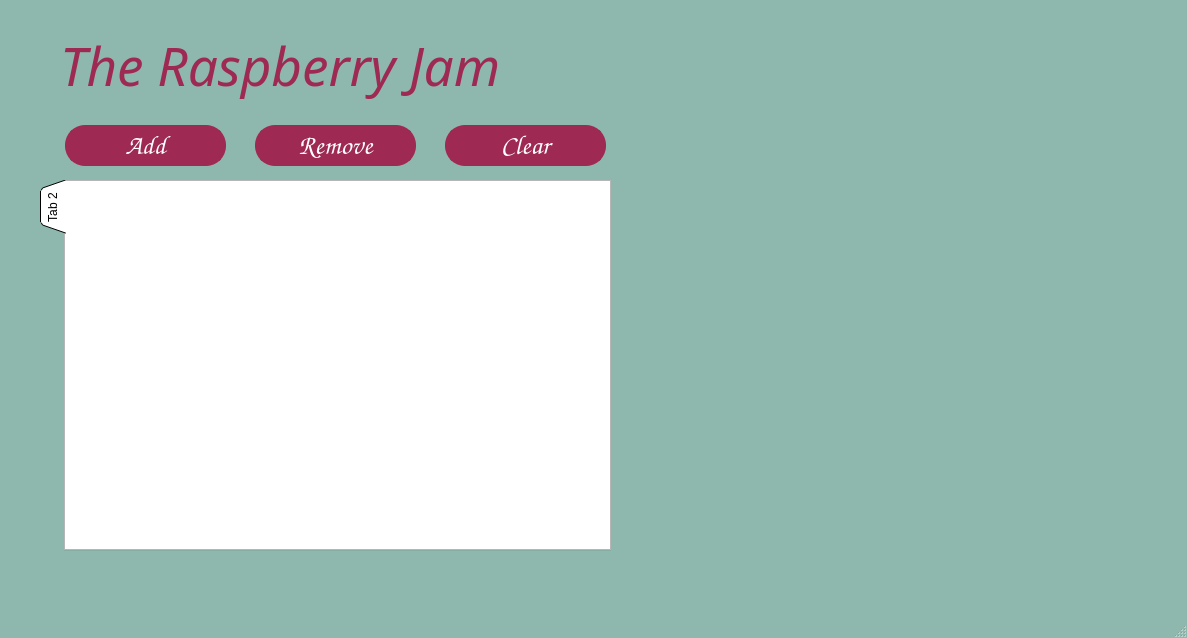
<?xml version="1.0" encoding="UTF-8"?>
<ui version="4.0">
 <class>MainWindow</class>
 <widget class="QMainWindow" name="MainWindow">
  <property name="geometry">
   <rect>
    <x>0</x>
    <y>0</y>
    <width>1187</width>
    <height>638</height>
   </rect>
  </property>
  <property name="sizeIncrement">
   <size>
    <width>0</width>
    <height>0</height>
   </size>
  </property>
  <property name="palette">
   <palette>
    <active>
     <colorrole role="Button">
      <brush brushstyle="SolidPattern">
       <color alpha="255">
        <red>158</red>
        <green>41</green>
        <blue>82</blue>
       </color>
      </brush>
     </colorrole>
     <colorrole role="Base">
      <brush brushstyle="SolidPattern">
       <color alpha="255">
        <red>255</red>
        <green>255</green>
        <blue>255</blue>
       </color>
      </brush>
     </colorrole>
     <colorrole role="Window">
      <brush brushstyle="SolidPattern">
       <color alpha="255">
        <red>142</red>
        <green>183</green>
        <blue>173</blue>
       </color>
      </brush>
     </colorrole>
    </active>
    <inactive>
     <colorrole role="Button">
      <brush brushstyle="SolidPattern">
       <color alpha="255">
        <red>158</red>
        <green>41</green>
        <blue>82</blue>
       </color>
      </brush>
     </colorrole>
     <colorrole role="Base">
      <brush brushstyle="SolidPattern">
       <color alpha="255">
        <red>255</red>
        <green>255</green>
        <blue>255</blue>
       </color>
      </brush>
     </colorrole>
     <colorrole role="Window">
      <brush brushstyle="SolidPattern">
       <color alpha="255">
        <red>142</red>
        <green>183</green>
        <blue>173</blue>
       </color>
      </brush>
     </colorrole>
    </inactive>
    <disabled>
     <colorrole role="Button">
      <brush brushstyle="SolidPattern">
       <color alpha="255">
        <red>158</red>
        <green>41</green>
        <blue>82</blue>
       </color>
      </brush>
     </colorrole>
     <colorrole role="Base">
      <brush brushstyle="SolidPattern">
       <color alpha="255">
        <red>142</red>
        <green>183</green>
        <blue>173</blue>
       </color>
      </brush>
     </colorrole>
     <colorrole role="Window">
      <brush brushstyle="SolidPattern">
       <color alpha="255">
        <red>142</red>
        <green>183</green>
        <blue>173</blue>
       </color>
      </brush>
     </colorrole>
    </disabled>
   </palette>
  </property>
  <property name="windowTitle">
   <string>MainWindow</string>
  </property>
  <property name="autoFillBackground">
   <bool>false</bool>
  </property>
  <widget class="QWidget" name="centralwidget">
   <property name="palette">
    <palette>
     <active>
      <colorrole role="WindowText">
       <brush brushstyle="SolidPattern">
        <color alpha="255">
         <red>0</red>
         <green>0</green>
         <blue>0</blue>
        </color>
       </brush>
      </colorrole>
      <colorrole role="Button">
       <brush brushstyle="SolidPattern">
        <color alpha="255">
         <red>255</red>
         <green>255</green>
         <blue>255</blue>
        </color>
       </brush>
      </colorrole>
      <colorrole role="Light">
       <brush brushstyle="SolidPattern">
        <color alpha="255">
         <red>255</red>
         <green>255</green>
         <blue>255</blue>
        </color>
       </brush>
      </colorrole>
      <colorrole role="Midlight">
       <brush brushstyle="SolidPattern">
        <color alpha="255">
         <red>255</red>
         <green>255</green>
         <blue>255</blue>
        </color>
       </brush>
      </colorrole>
      <colorrole role="Dark">
       <brush brushstyle="SolidPattern">
        <color alpha="255">
         <red>127</red>
         <green>127</green>
         <blue>127</blue>
        </color>
       </brush>
      </colorrole>
      <colorrole role="Mid">
       <brush brushstyle="SolidPattern">
        <color alpha="255">
         <red>170</red>
         <green>170</green>
         <blue>170</blue>
        </color>
       </brush>
      </colorrole>
      <colorrole role="Text">
       <brush brushstyle="SolidPattern">
        <color alpha="255">
         <red>0</red>
         <green>0</green>
         <blue>0</blue>
        </color>
       </brush>
      </colorrole>
      <colorrole role="BrightText">
       <brush brushstyle="SolidPattern">
        <color alpha="255">
         <red>255</red>
         <green>255</green>
         <blue>255</blue>
        </color>
       </brush>
      </colorrole>
      <colorrole role="ButtonText">
       <brush brushstyle="SolidPattern">
        <color alpha="255">
         <red>0</red>
         <green>0</green>
         <blue>0</blue>
        </color>
       </brush>
      </colorrole>
      <colorrole role="Base">
       <brush brushstyle="SolidPattern">
        <color alpha="255">
         <red>255</red>
         <green>255</green>
         <blue>255</blue>
        </color>
       </brush>
      </colorrole>
      <colorrole role="Window">
       <brush brushstyle="SolidPattern">
        <color alpha="255">
         <red>255</red>
         <green>255</green>
         <blue>255</blue>
        </color>
       </brush>
      </colorrole>
      <colorrole role="Shadow">
       <brush brushstyle="SolidPattern">
        <color alpha="255">
         <red>0</red>
         <green>0</green>
         <blue>0</blue>
        </color>
       </brush>
      </colorrole>
      <colorrole role="AlternateBase">
       <brush brushstyle="SolidPattern">
        <color alpha="255">
         <red>255</red>
         <green>255</green>
         <blue>255</blue>
        </color>
       </brush>
      </colorrole>
      <colorrole role="ToolTipBase">
       <brush brushstyle="SolidPattern">
        <color alpha="255">
         <red>255</red>
         <green>255</green>
         <blue>220</blue>
        </color>
       </brush>
      </colorrole>
      <colorrole role="ToolTipText">
       <brush brushstyle="SolidPattern">
        <color alpha="255">
         <red>0</red>
         <green>0</green>
         <blue>0</blue>
        </color>
       </brush>
      </colorrole>
      <colorrole role="PlaceholderText">
       <brush brushstyle="SolidPattern">
        <color alpha="127">
         <red>0</red>
         <green>0</green>
         <blue>0</blue>
        </color>
       </brush>
      </colorrole>
      <colorrole role="Accent">
       <brush brushstyle="SolidPattern">
        <color alpha="255">
         <red>255</red>
         <green>255</green>
         <blue>255</blue>
        </color>
       </brush>
      </colorrole>
     </active>
     <inactive>
      <colorrole role="WindowText">
       <brush brushstyle="SolidPattern">
        <color alpha="255">
         <red>0</red>
         <green>0</green>
         <blue>0</blue>
        </color>
       </brush>
      </colorrole>
      <colorrole role="Button">
       <brush brushstyle="SolidPattern">
        <color alpha="255">
         <red>255</red>
         <green>255</green>
         <blue>255</blue>
        </color>
       </brush>
      </colorrole>
      <colorrole role="Light">
       <brush brushstyle="SolidPattern">
        <color alpha="255">
         <red>255</red>
         <green>255</green>
         <blue>255</blue>
        </color>
       </brush>
      </colorrole>
      <colorrole role="Midlight">
       <brush brushstyle="SolidPattern">
        <color alpha="255">
         <red>255</red>
         <green>255</green>
         <blue>255</blue>
        </color>
       </brush>
      </colorrole>
      <colorrole role="Dark">
       <brush brushstyle="SolidPattern">
        <color alpha="255">
         <red>127</red>
         <green>127</green>
         <blue>127</blue>
        </color>
       </brush>
      </colorrole>
      <colorrole role="Mid">
       <brush brushstyle="SolidPattern">
        <color alpha="255">
         <red>170</red>
         <green>170</green>
         <blue>170</blue>
        </color>
       </brush>
      </colorrole>
      <colorrole role="Text">
       <brush brushstyle="SolidPattern">
        <color alpha="255">
         <red>0</red>
         <green>0</green>
         <blue>0</blue>
        </color>
       </brush>
      </colorrole>
      <colorrole role="BrightText">
       <brush brushstyle="SolidPattern">
        <color alpha="255">
         <red>255</red>
         <green>255</green>
         <blue>255</blue>
        </color>
       </brush>
      </colorrole>
      <colorrole role="ButtonText">
       <brush brushstyle="SolidPattern">
        <color alpha="255">
         <red>0</red>
         <green>0</green>
         <blue>0</blue>
        </color>
       </brush>
      </colorrole>
      <colorrole role="Base">
       <brush brushstyle="SolidPattern">
        <color alpha="255">
         <red>255</red>
         <green>255</green>
         <blue>255</blue>
        </color>
       </brush>
      </colorrole>
      <colorrole role="Window">
       <brush brushstyle="SolidPattern">
        <color alpha="255">
         <red>255</red>
         <green>255</green>
         <blue>255</blue>
        </color>
       </brush>
      </colorrole>
      <colorrole role="Shadow">
       <brush brushstyle="SolidPattern">
        <color alpha="255">
         <red>0</red>
         <green>0</green>
         <blue>0</blue>
        </color>
       </brush>
      </colorrole>
      <colorrole role="AlternateBase">
       <brush brushstyle="SolidPattern">
        <color alpha="255">
         <red>255</red>
         <green>255</green>
         <blue>255</blue>
        </color>
       </brush>
      </colorrole>
      <colorrole role="ToolTipBase">
       <brush brushstyle="SolidPattern">
        <color alpha="255">
         <red>255</red>
         <green>255</green>
         <blue>220</blue>
        </color>
       </brush>
      </colorrole>
      <colorrole role="ToolTipText">
       <brush brushstyle="SolidPattern">
        <color alpha="255">
         <red>0</red>
         <green>0</green>
         <blue>0</blue>
        </color>
       </brush>
      </colorrole>
      <colorrole role="PlaceholderText">
       <brush brushstyle="SolidPattern">
        <color alpha="127">
         <red>0</red>
         <green>0</green>
         <blue>0</blue>
        </color>
       </brush>
      </colorrole>
      <colorrole role="Accent">
       <brush brushstyle="SolidPattern">
        <color alpha="255">
         <red>255</red>
         <green>255</green>
         <blue>255</blue>
        </color>
       </brush>
      </colorrole>
     </inactive>
     <disabled>
      <colorrole role="WindowText">
       <brush brushstyle="SolidPattern">
        <color alpha="255">
         <red>127</red>
         <green>127</green>
         <blue>127</blue>
        </color>
       </brush>
      </colorrole>
      <colorrole role="Button">
       <brush brushstyle="SolidPattern">
        <color alpha="255">
         <red>255</red>
         <green>255</green>
         <blue>255</blue>
        </color>
       </brush>
      </colorrole>
      <colorrole role="Light">
       <brush brushstyle="SolidPattern">
        <color alpha="255">
         <red>255</red>
         <green>255</green>
         <blue>255</blue>
        </color>
       </brush>
      </colorrole>
      <colorrole role="Midlight">
       <brush brushstyle="SolidPattern">
        <color alpha="255">
         <red>255</red>
         <green>255</green>
         <blue>255</blue>
        </color>
       </brush>
      </colorrole>
      <colorrole role="Dark">
       <brush brushstyle="SolidPattern">
        <color alpha="255">
         <red>127</red>
         <green>127</green>
         <blue>127</blue>
        </color>
       </brush>
      </colorrole>
      <colorrole role="Mid">
       <brush brushstyle="SolidPattern">
        <color alpha="255">
         <red>170</red>
         <green>170</green>
         <blue>170</blue>
        </color>
       </brush>
      </colorrole>
      <colorrole role="Text">
       <brush brushstyle="SolidPattern">
        <color alpha="255">
         <red>127</red>
         <green>127</green>
         <blue>127</blue>
        </color>
       </brush>
      </colorrole>
      <colorrole role="BrightText">
       <brush brushstyle="SolidPattern">
        <color alpha="255">
         <red>255</red>
         <green>255</green>
         <blue>255</blue>
        </color>
       </brush>
      </colorrole>
      <colorrole role="ButtonText">
       <brush brushstyle="SolidPattern">
        <color alpha="255">
         <red>127</red>
         <green>127</green>
         <blue>127</blue>
        </color>
       </brush>
      </colorrole>
      <colorrole role="Base">
       <brush brushstyle="SolidPattern">
        <color alpha="255">
         <red>255</red>
         <green>255</green>
         <blue>255</blue>
        </color>
       </brush>
      </colorrole>
      <colorrole role="Window">
       <brush brushstyle="SolidPattern">
        <color alpha="255">
         <red>255</red>
         <green>255</green>
         <blue>255</blue>
        </color>
       </brush>
      </colorrole>
      <colorrole role="Shadow">
       <brush brushstyle="SolidPattern">
        <color alpha="255">
         <red>0</red>
         <green>0</green>
         <blue>0</blue>
        </color>
       </brush>
      </colorrole>
      <colorrole role="AlternateBase">
       <brush brushstyle="SolidPattern">
        <color alpha="255">
         <red>255</red>
         <green>255</green>
         <blue>255</blue>
        </color>
       </brush>
      </colorrole>
      <colorrole role="ToolTipBase">
       <brush brushstyle="SolidPattern">
        <color alpha="255">
         <red>255</red>
         <green>255</green>
         <blue>220</blue>
        </color>
       </brush>
      </colorrole>
      <colorrole role="ToolTipText">
       <brush brushstyle="SolidPattern">
        <color alpha="255">
         <red>0</red>
         <green>0</green>
         <blue>0</blue>
        </color>
       </brush>
      </colorrole>
      <colorrole role="PlaceholderText">
       <brush brushstyle="SolidPattern">
        <color alpha="127">
         <red>127</red>
         <green>127</green>
         <blue>127</blue>
        </color>
       </brush>
      </colorrole>
      <colorrole role="Accent">
       <brush brushstyle="SolidPattern">
        <color alpha="255">
         <red>255</red>
         <green>255</green>
         <blue>255</blue>
        </color>
       </brush>
      </colorrole>
     </disabled>
    </palette>
   </property>
   <property name="styleSheet">
    <string notr="true">myDialog-&gt;setStyleSheet(&quot;QLineEdit#centralwidget { background-color: red }&quot;);</string>
   </property>
   <widget class="QLabel" name="label">
    <property name="geometry">
     <rect>
      <x>60</x>
      <y>10</y>
      <width>721</width>
      <height>111</height>
     </rect>
    </property>
    <property name="font">
     <font>
      <family>Harlow Solid Italic</family>
      <pointsize>40</pointsize>
      <italic>true</italic>
     </font>
    </property>
    <property name="autoFillBackground">
     <bool>false</bool>
    </property>
    <property name="styleSheet">
     <string notr="true">color: rgb(158, 41, 82)</string>
    </property>
    <property name="text">
     <string>The Raspberry Jam</string>
    </property>
   </widget>
   <widget class="QLabel" name="label_2">
    <property name="geometry">
     <rect>
      <x>800</x>
      <y>10</y>
      <width>361</width>
      <height>331</height>
     </rect>
    </property>
    <property name="text">
     <string/>
    </property>
    <property name="pixmap">
     <pixmap>../../Downloads/logoPic.png</pixmap>
    </property>
    <property name="scaledContents">
     <bool>true</bool>
    </property>
   </widget>
   <widget class="QPushButton" name="badButton">
    <property name="geometry">
     <rect>
      <x>60</x>
      <y>120</y>
      <width>171</width>
      <height>51</height>
     </rect>
    </property>
    <property name="baseSize">
     <size>
      <width>20</width>
      <height>20</height>
     </size>
    </property>
    <property name="palette">
     <palette>
      <active>
       <colorrole role="WindowText">
        <brush brushstyle="SolidPattern">
         <color alpha="255">
          <red>255</red>
          <green>255</green>
          <blue>255</blue>
         </color>
        </brush>
       </colorrole>
       <colorrole role="Button">
        <brush brushstyle="SolidPattern">
         <color alpha="255">
          <red>158</red>
          <green>41</green>
          <blue>82</blue>
         </color>
        </brush>
       </colorrole>
       <colorrole role="Light">
        <brush brushstyle="SolidPattern">
         <color alpha="255">
          <red>158</red>
          <green>41</green>
          <blue>82</blue>
         </color>
        </brush>
       </colorrole>
       <colorrole role="Midlight">
        <brush brushstyle="SolidPattern">
         <color alpha="255">
          <red>158</red>
          <green>41</green>
          <blue>82</blue>
         </color>
        </brush>
       </colorrole>
       <colorrole role="Text">
        <brush brushstyle="SolidPattern">
         <color alpha="255">
          <red>255</red>
          <green>255</green>
          <blue>255</blue>
         </color>
        </brush>
       </colorrole>
       <colorrole role="ButtonText">
        <brush brushstyle="SolidPattern">
         <color alpha="255">
          <red>255</red>
          <green>255</green>
          <blue>255</blue>
         </color>
        </brush>
       </colorrole>
       <colorrole role="Base">
        <brush brushstyle="SolidPattern">
         <color alpha="255">
          <red>158</red>
          <green>41</green>
          <blue>82</blue>
         </color>
        </brush>
       </colorrole>
       <colorrole role="Window">
        <brush brushstyle="SolidPattern">
         <color alpha="255">
          <red>158</red>
          <green>41</green>
          <blue>82</blue>
         </color>
        </brush>
       </colorrole>
       <colorrole role="PlaceholderText">
        <brush brushstyle="SolidPattern">
         <color alpha="128">
          <red>255</red>
          <green>255</green>
          <blue>255</blue>
         </color>
        </brush>
       </colorrole>
      </active>
      <inactive>
       <colorrole role="WindowText">
        <brush brushstyle="SolidPattern">
         <color alpha="255">
          <red>255</red>
          <green>255</green>
          <blue>255</blue>
         </color>
        </brush>
       </colorrole>
       <colorrole role="Button">
        <brush brushstyle="SolidPattern">
         <color alpha="255">
          <red>158</red>
          <green>41</green>
          <blue>82</blue>
         </color>
        </brush>
       </colorrole>
       <colorrole role="Light">
        <brush brushstyle="SolidPattern">
         <color alpha="255">
          <red>158</red>
          <green>41</green>
          <blue>82</blue>
         </color>
        </brush>
       </colorrole>
       <colorrole role="Midlight">
        <brush brushstyle="SolidPattern">
         <color alpha="255">
          <red>158</red>
          <green>41</green>
          <blue>82</blue>
         </color>
        </brush>
       </colorrole>
       <colorrole role="Text">
        <brush brushstyle="SolidPattern">
         <color alpha="255">
          <red>255</red>
          <green>255</green>
          <blue>255</blue>
         </color>
        </brush>
       </colorrole>
       <colorrole role="ButtonText">
        <brush brushstyle="SolidPattern">
         <color alpha="255">
          <red>255</red>
          <green>255</green>
          <blue>255</blue>
         </color>
        </brush>
       </colorrole>
       <colorrole role="Base">
        <brush brushstyle="SolidPattern">
         <color alpha="255">
          <red>158</red>
          <green>41</green>
          <blue>82</blue>
         </color>
        </brush>
       </colorrole>
       <colorrole role="Window">
        <brush brushstyle="SolidPattern">
         <color alpha="255">
          <red>158</red>
          <green>41</green>
          <blue>82</blue>
         </color>
        </brush>
       </colorrole>
       <colorrole role="PlaceholderText">
        <brush brushstyle="SolidPattern">
         <color alpha="128">
          <red>255</red>
          <green>255</green>
          <blue>255</blue>
         </color>
        </brush>
       </colorrole>
      </inactive>
      <disabled>
       <colorrole role="WindowText">
        <brush brushstyle="SolidPattern">
         <color alpha="255">
          <red>255</red>
          <green>255</green>
          <blue>255</blue>
         </color>
        </brush>
       </colorrole>
       <colorrole role="Button">
        <brush brushstyle="SolidPattern">
         <color alpha="255">
          <red>158</red>
          <green>41</green>
          <blue>82</blue>
         </color>
        </brush>
       </colorrole>
       <colorrole role="Light">
        <brush brushstyle="SolidPattern">
         <color alpha="255">
          <red>158</red>
          <green>41</green>
          <blue>82</blue>
         </color>
        </brush>
       </colorrole>
       <colorrole role="Midlight">
        <brush brushstyle="SolidPattern">
         <color alpha="255">
          <red>158</red>
          <green>41</green>
          <blue>82</blue>
         </color>
        </brush>
       </colorrole>
       <colorrole role="Text">
        <brush brushstyle="SolidPattern">
         <color alpha="255">
          <red>255</red>
          <green>255</green>
          <blue>255</blue>
         </color>
        </brush>
       </colorrole>
       <colorrole role="ButtonText">
        <brush brushstyle="SolidPattern">
         <color alpha="255">
          <red>255</red>
          <green>255</green>
          <blue>255</blue>
         </color>
        </brush>
       </colorrole>
       <colorrole role="Base">
        <brush brushstyle="SolidPattern">
         <color alpha="255">
          <red>158</red>
          <green>41</green>
          <blue>82</blue>
         </color>
        </brush>
       </colorrole>
       <colorrole role="Window">
        <brush brushstyle="SolidPattern">
         <color alpha="255">
          <red>158</red>
          <green>41</green>
          <blue>82</blue>
         </color>
        </brush>
       </colorrole>
       <colorrole role="PlaceholderText">
        <brush brushstyle="SolidPattern">
         <color alpha="128">
          <red>255</red>
          <green>255</green>
          <blue>255</blue>
         </color>
        </brush>
       </colorrole>
      </disabled>
     </palette>
    </property>
    <property name="font">
     <font>
      <family>Comic Sans MS</family>
      <pointsize>20</pointsize>
      <italic>false</italic>
     </font>
    </property>
    <property name="autoFillBackground">
     <bool>false</bool>
    </property>
    <property name="styleSheet">
     <string notr="true">background-color: rgb(158, 41, 82);
border-color: rgb(158, 41, 82);
color: white;
border-width: 3px;
border-style: solid;
border-radius: 20px;
margin: 5px;


</string>
    </property>
    <property name="text">
     <string>Add</string>
    </property>
   </widget>
   <widget class="QPushButton" name="badButton_2">
    <property name="geometry">
     <rect>
      <x>250</x>
      <y>120</y>
      <width>171</width>
      <height>51</height>
     </rect>
    </property>
    <property name="baseSize">
     <size>
      <width>20</width>
      <height>20</height>
     </size>
    </property>
    <property name="palette">
     <palette>
      <active>
       <colorrole role="WindowText">
        <brush brushstyle="SolidPattern">
         <color alpha="255">
          <red>255</red>
          <green>255</green>
          <blue>255</blue>
         </color>
        </brush>
       </colorrole>
       <colorrole role="Button">
        <brush brushstyle="SolidPattern">
         <color alpha="255">
          <red>158</red>
          <green>41</green>
          <blue>82</blue>
         </color>
        </brush>
       </colorrole>
       <colorrole role="Light">
        <brush brushstyle="SolidPattern">
         <color alpha="255">
          <red>158</red>
          <green>41</green>
          <blue>82</blue>
         </color>
        </brush>
       </colorrole>
       <colorrole role="Midlight">
        <brush brushstyle="SolidPattern">
         <color alpha="255">
          <red>158</red>
          <green>41</green>
          <blue>82</blue>
         </color>
        </brush>
       </colorrole>
       <colorrole role="Text">
        <brush brushstyle="SolidPattern">
         <color alpha="255">
          <red>255</red>
          <green>255</green>
          <blue>255</blue>
         </color>
        </brush>
       </colorrole>
       <colorrole role="ButtonText">
        <brush brushstyle="SolidPattern">
         <color alpha="255">
          <red>255</red>
          <green>255</green>
          <blue>255</blue>
         </color>
        </brush>
       </colorrole>
       <colorrole role="Base">
        <brush brushstyle="SolidPattern">
         <color alpha="255">
          <red>158</red>
          <green>41</green>
          <blue>82</blue>
         </color>
        </brush>
       </colorrole>
       <colorrole role="Window">
        <brush brushstyle="SolidPattern">
         <color alpha="255">
          <red>158</red>
          <green>41</green>
          <blue>82</blue>
         </color>
        </brush>
       </colorrole>
       <colorrole role="PlaceholderText">
        <brush brushstyle="SolidPattern">
         <color alpha="128">
          <red>255</red>
          <green>255</green>
          <blue>255</blue>
         </color>
        </brush>
       </colorrole>
      </active>
      <inactive>
       <colorrole role="WindowText">
        <brush brushstyle="SolidPattern">
         <color alpha="255">
          <red>255</red>
          <green>255</green>
          <blue>255</blue>
         </color>
        </brush>
       </colorrole>
       <colorrole role="Button">
        <brush brushstyle="SolidPattern">
         <color alpha="255">
          <red>158</red>
          <green>41</green>
          <blue>82</blue>
         </color>
        </brush>
       </colorrole>
       <colorrole role="Light">
        <brush brushstyle="SolidPattern">
         <color alpha="255">
          <red>158</red>
          <green>41</green>
          <blue>82</blue>
         </color>
        </brush>
       </colorrole>
       <colorrole role="Midlight">
        <brush brushstyle="SolidPattern">
         <color alpha="255">
          <red>158</red>
          <green>41</green>
          <blue>82</blue>
         </color>
        </brush>
       </colorrole>
       <colorrole role="Text">
        <brush brushstyle="SolidPattern">
         <color alpha="255">
          <red>255</red>
          <green>255</green>
          <blue>255</blue>
         </color>
        </brush>
       </colorrole>
       <colorrole role="ButtonText">
        <brush brushstyle="SolidPattern">
         <color alpha="255">
          <red>255</red>
          <green>255</green>
          <blue>255</blue>
         </color>
        </brush>
       </colorrole>
       <colorrole role="Base">
        <brush brushstyle="SolidPattern">
         <color alpha="255">
          <red>158</red>
          <green>41</green>
          <blue>82</blue>
         </color>
        </brush>
       </colorrole>
       <colorrole role="Window">
        <brush brushstyle="SolidPattern">
         <color alpha="255">
          <red>158</red>
          <green>41</green>
          <blue>82</blue>
         </color>
        </brush>
       </colorrole>
       <colorrole role="PlaceholderText">
        <brush brushstyle="SolidPattern">
         <color alpha="128">
          <red>255</red>
          <green>255</green>
          <blue>255</blue>
         </color>
        </brush>
       </colorrole>
      </inactive>
      <disabled>
       <colorrole role="WindowText">
        <brush brushstyle="SolidPattern">
         <color alpha="255">
          <red>255</red>
          <green>255</green>
          <blue>255</blue>
         </color>
        </brush>
       </colorrole>
       <colorrole role="Button">
        <brush brushstyle="SolidPattern">
         <color alpha="255">
          <red>158</red>
          <green>41</green>
          <blue>82</blue>
         </color>
        </brush>
       </colorrole>
       <colorrole role="Light">
        <brush brushstyle="SolidPattern">
         <color alpha="255">
          <red>158</red>
          <green>41</green>
          <blue>82</blue>
         </color>
        </brush>
       </colorrole>
       <colorrole role="Midlight">
        <brush brushstyle="SolidPattern">
         <color alpha="255">
          <red>158</red>
          <green>41</green>
          <blue>82</blue>
         </color>
        </brush>
       </colorrole>
       <colorrole role="Text">
        <brush brushstyle="SolidPattern">
         <color alpha="255">
          <red>255</red>
          <green>255</green>
          <blue>255</blue>
         </color>
        </brush>
       </colorrole>
       <colorrole role="ButtonText">
        <brush brushstyle="SolidPattern">
         <color alpha="255">
          <red>255</red>
          <green>255</green>
          <blue>255</blue>
         </color>
        </brush>
       </colorrole>
       <colorrole role="Base">
        <brush brushstyle="SolidPattern">
         <color alpha="255">
          <red>158</red>
          <green>41</green>
          <blue>82</blue>
         </color>
        </brush>
       </colorrole>
       <colorrole role="Window">
        <brush brushstyle="SolidPattern">
         <color alpha="255">
          <red>158</red>
          <green>41</green>
          <blue>82</blue>
         </color>
        </brush>
       </colorrole>
       <colorrole role="PlaceholderText">
        <brush brushstyle="SolidPattern">
         <color alpha="128">
          <red>255</red>
          <green>255</green>
          <blue>255</blue>
         </color>
        </brush>
       </colorrole>
      </disabled>
     </palette>
    </property>
    <property name="font">
     <font>
      <family>Comic Sans MS</family>
      <pointsize>20</pointsize>
      <italic>false</italic>
     </font>
    </property>
    <property name="autoFillBackground">
     <bool>false</bool>
    </property>
    <property name="styleSheet">
     <string notr="true">background-color: rgb(158, 41, 82);
border-color: rgb(158, 41, 82);
color: white;
border-width: 3px;
border-style: solid;
border-radius: 20px;
margin: 5px;


</string>
    </property>
    <property name="text">
     <string>Remove</string>
    </property>
   </widget>
   <widget class="QPushButton" name="badButton_3">
    <property name="geometry">
     <rect>
      <x>440</x>
      <y>120</y>
      <width>171</width>
      <height>51</height>
     </rect>
    </property>
    <property name="baseSize">
     <size>
      <width>20</width>
      <height>20</height>
     </size>
    </property>
    <property name="palette">
     <palette>
      <active>
       <colorrole role="WindowText">
        <brush brushstyle="SolidPattern">
         <color alpha="255">
          <red>255</red>
          <green>255</green>
          <blue>255</blue>
         </color>
        </brush>
       </colorrole>
       <colorrole role="Button">
        <brush brushstyle="SolidPattern">
         <color alpha="255">
          <red>158</red>
          <green>41</green>
          <blue>82</blue>
         </color>
        </brush>
       </colorrole>
       <colorrole role="Light">
        <brush brushstyle="SolidPattern">
         <color alpha="255">
          <red>158</red>
          <green>41</green>
          <blue>82</blue>
         </color>
        </brush>
       </colorrole>
       <colorrole role="Midlight">
        <brush brushstyle="SolidPattern">
         <color alpha="255">
          <red>158</red>
          <green>41</green>
          <blue>82</blue>
         </color>
        </brush>
       </colorrole>
       <colorrole role="Text">
        <brush brushstyle="SolidPattern">
         <color alpha="255">
          <red>255</red>
          <green>255</green>
          <blue>255</blue>
         </color>
        </brush>
       </colorrole>
       <colorrole role="ButtonText">
        <brush brushstyle="SolidPattern">
         <color alpha="255">
          <red>255</red>
          <green>255</green>
          <blue>255</blue>
         </color>
        </brush>
       </colorrole>
       <colorrole role="Base">
        <brush brushstyle="SolidPattern">
         <color alpha="255">
          <red>158</red>
          <green>41</green>
          <blue>82</blue>
         </color>
        </brush>
       </colorrole>
       <colorrole role="Window">
        <brush brushstyle="SolidPattern">
         <color alpha="255">
          <red>158</red>
          <green>41</green>
          <blue>82</blue>
         </color>
        </brush>
       </colorrole>
       <colorrole role="PlaceholderText">
        <brush brushstyle="SolidPattern">
         <color alpha="128">
          <red>255</red>
          <green>255</green>
          <blue>255</blue>
         </color>
        </brush>
       </colorrole>
      </active>
      <inactive>
       <colorrole role="WindowText">
        <brush brushstyle="SolidPattern">
         <color alpha="255">
          <red>255</red>
          <green>255</green>
          <blue>255</blue>
         </color>
        </brush>
       </colorrole>
       <colorrole role="Button">
        <brush brushstyle="SolidPattern">
         <color alpha="255">
          <red>158</red>
          <green>41</green>
          <blue>82</blue>
         </color>
        </brush>
       </colorrole>
       <colorrole role="Light">
        <brush brushstyle="SolidPattern">
         <color alpha="255">
          <red>158</red>
          <green>41</green>
          <blue>82</blue>
         </color>
        </brush>
       </colorrole>
       <colorrole role="Midlight">
        <brush brushstyle="SolidPattern">
         <color alpha="255">
          <red>158</red>
          <green>41</green>
          <blue>82</blue>
         </color>
        </brush>
       </colorrole>
       <colorrole role="Text">
        <brush brushstyle="SolidPattern">
         <color alpha="255">
          <red>255</red>
          <green>255</green>
          <blue>255</blue>
         </color>
        </brush>
       </colorrole>
       <colorrole role="ButtonText">
        <brush brushstyle="SolidPattern">
         <color alpha="255">
          <red>255</red>
          <green>255</green>
          <blue>255</blue>
         </color>
        </brush>
       </colorrole>
       <colorrole role="Base">
        <brush brushstyle="SolidPattern">
         <color alpha="255">
          <red>158</red>
          <green>41</green>
          <blue>82</blue>
         </color>
        </brush>
       </colorrole>
       <colorrole role="Window">
        <brush brushstyle="SolidPattern">
         <color alpha="255">
          <red>158</red>
          <green>41</green>
          <blue>82</blue>
         </color>
        </brush>
       </colorrole>
       <colorrole role="PlaceholderText">
        <brush brushstyle="SolidPattern">
         <color alpha="128">
          <red>255</red>
          <green>255</green>
          <blue>255</blue>
         </color>
        </brush>
       </colorrole>
      </inactive>
      <disabled>
       <colorrole role="WindowText">
        <brush brushstyle="SolidPattern">
         <color alpha="255">
          <red>255</red>
          <green>255</green>
          <blue>255</blue>
         </color>
        </brush>
       </colorrole>
       <colorrole role="Button">
        <brush brushstyle="SolidPattern">
         <color alpha="255">
          <red>158</red>
          <green>41</green>
          <blue>82</blue>
         </color>
        </brush>
       </colorrole>
       <colorrole role="Light">
        <brush brushstyle="SolidPattern">
         <color alpha="255">
          <red>158</red>
          <green>41</green>
          <blue>82</blue>
         </color>
        </brush>
       </colorrole>
       <colorrole role="Midlight">
        <brush brushstyle="SolidPattern">
         <color alpha="255">
          <red>158</red>
          <green>41</green>
          <blue>82</blue>
         </color>
        </brush>
       </colorrole>
       <colorrole role="Text">
        <brush brushstyle="SolidPattern">
         <color alpha="255">
          <red>255</red>
          <green>255</green>
          <blue>255</blue>
         </color>
        </brush>
       </colorrole>
       <colorrole role="ButtonText">
        <brush brushstyle="SolidPattern">
         <color alpha="255">
          <red>255</red>
          <green>255</green>
          <blue>255</blue>
         </color>
        </brush>
       </colorrole>
       <colorrole role="Base">
        <brush brushstyle="SolidPattern">
         <color alpha="255">
          <red>158</red>
          <green>41</green>
          <blue>82</blue>
         </color>
        </brush>
       </colorrole>
       <colorrole role="Window">
        <brush brushstyle="SolidPattern">
         <color alpha="255">
          <red>158</red>
          <green>41</green>
          <blue>82</blue>
         </color>
        </brush>
       </colorrole>
       <colorrole role="PlaceholderText">
        <brush brushstyle="SolidPattern">
         <color alpha="128">
          <red>255</red>
          <green>255</green>
          <blue>255</blue>
         </color>
        </brush>
       </colorrole>
      </disabled>
     </palette>
    </property>
    <property name="font">
     <font>
      <family>Comic Sans MS</family>
      <pointsize>20</pointsize>
      <italic>false</italic>
     </font>
    </property>
    <property name="autoFillBackground">
     <bool>false</bool>
    </property>
    <property name="styleSheet">
     <string notr="true">background-color: rgb(158, 41, 82);
border-color: rgb(158, 41, 82);
color: white;
border-width: 3px;
border-style: solid;
border-radius: 20px;
margin: 5px;


</string>
    </property>
    <property name="text">
     <string>Clear</string>
    </property>
   </widget>
   <widget class="QTabWidget" name="tabWidget">
    <property name="geometry">
     <rect>
      <x>40</x>
      <y>180</y>
      <width>571</width>
      <height>371</height>
     </rect>
    </property>
    <property name="tabPosition">
     <enum>QTabWidget::West</enum>
    </property>
    <property name="tabShape">
     <enum>QTabWidget::Triangular</enum>
    </property>
    <property name="currentIndex">
     <number>0</number>
    </property>
    <property name="movable">
     <bool>true</bool>
    </property>
    <widget class="QWidget" name="tab_2">
     <attribute name="title">
      <string>Tab 2</string>
     </attribute>
    </widget>
   </widget>
  </widget>
  <widget class="QMenuBar" name="menubar">
   <property name="geometry">
    <rect>
     <x>0</x>
     <y>0</y>
     <width>1187</width>
     <height>26</height>
    </rect>
   </property>
  </widget>
  <widget class="QStatusBar" name="statusbar"/>
 </widget>
 <resources/>
 <connections/>
</ui>
